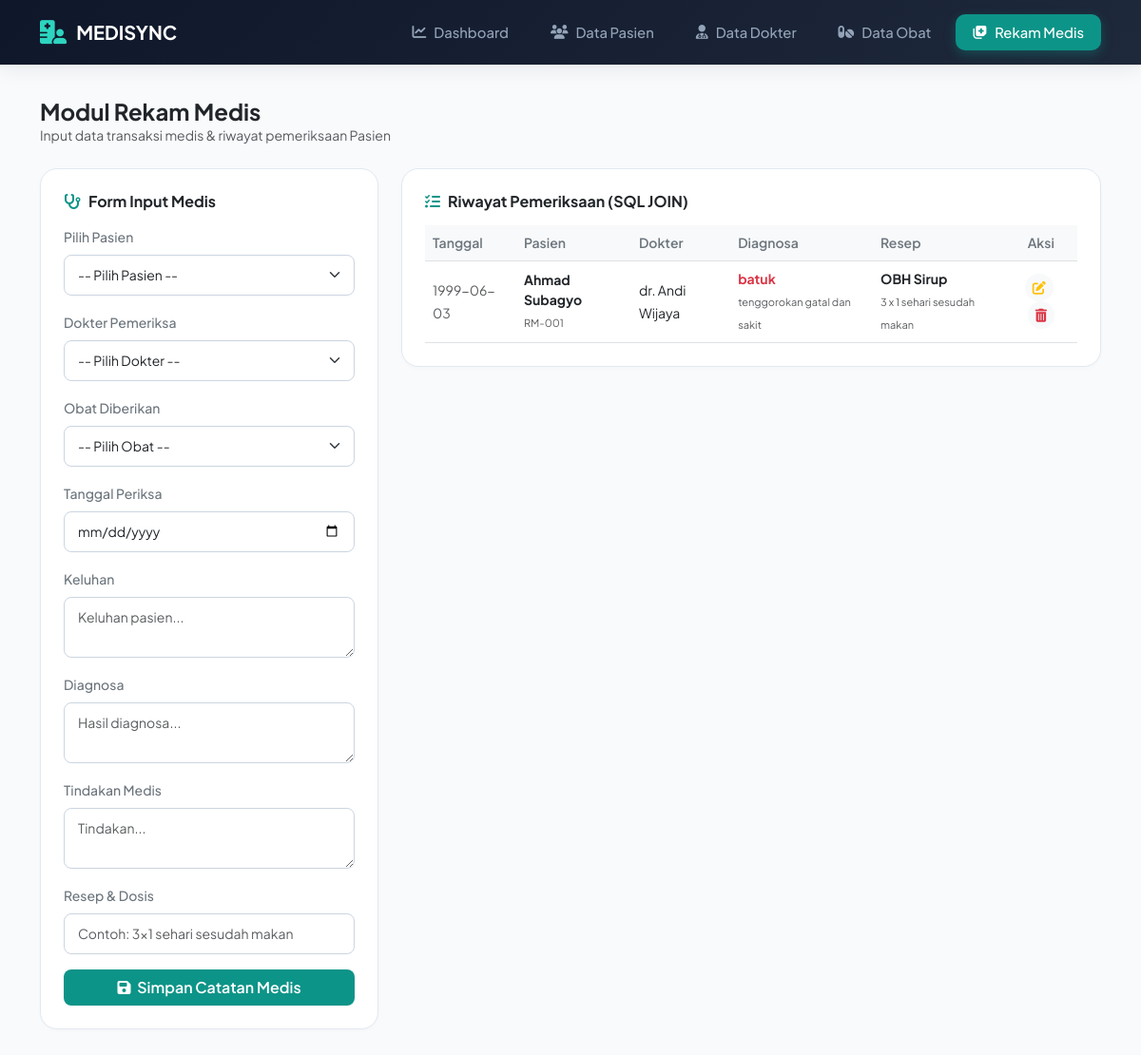
The app's page /rekam_medis.php with its own data.
### tables this page shows
CREATE TABLE `rekam_medis` (
  `id_rekam` int(11) NOT NULL,
  `id_pasien` int(11) NOT NULL,
  `id_dokter` int(11) NOT NULL,
  `id_obat` int(11) NOT NULL,
  `tanggal_periksa` date NOT NULL,
  `keluhan` text NOT NULL,
  `diagnosa` text NOT NULL,
  `tindakan` text NOT NULL,
  `resep` varchar(100) NOT NULL
);

CREATE TABLE `pasien` (
  `id_pasien` int(11) NOT NULL,
  `no_rm` varchar(20) NOT NULL,
  `nama_pasien` varchar(100) NOT NULL,
  `jenis_kelamin` enum('L','P') NOT NULL,
  `tanggal_lahir` date NOT NULL,
  `alamat` text NOT NULL
);

CREATE TABLE `dokter` (
  `id_dokter` int(11) NOT NULL,
  `nama_dokter` varchar(100) NOT NULL,
  `spesialisasi` varchar(50) NOT NULL
);

CREATE TABLE `obat` (
  `id_obat` int(11) NOT NULL,
  `nama_obat` varchar(100) NOT NULL,
  `satuan` varchar(30) NOT NULL,
  `stok` int(11) NOT NULL
);

### rekam_medis.php (the view, shortened to what this page needs)
<?php
include 'koneksi.php';
?>
<!DOCTYPE html>
<html lang="id">
<head>
    <link href="https://cdn.jsdelivr.net/npm/bootstrap@5.3.0/dist/css/bootstrap.min.css" rel="stylesheet">
    <link rel="stylesheet" href="https://cdnjs.cloudflare.com/ajax/libs/font-awesome/6.4.0/css/all.min.css">
    <link rel="stylesheet" href="https://cdn.jsdelivr.net/npm/sweetalert2@11/dist/sweetalert2.min.css">
</head>
<body>
    <nav class="top-navbar navbar navbar-expand-lg navbar-dark">
        <div class="container">
            <a class="navbar-brand" href="index.php"><i class="fa-solid fa-hospital-user fa-lg"></i><span>MEDISYNC</span></a>
            <div class="collapse navbar-collapse" id="navbarNav">
                <ul class="navbar-nav ms-auto gap-2">
                    <li class="nav-item"><a class="nav-link" href="index.php"><i class="fa-solid fa-chart-line"></i> Dashboard</a></li>
                    <li class="nav-item"><a class="nav-link" href="pasien.php"><i class="fa-solid fa-users"></i> Data Pasien</a></li>
                    <li class="nav-item"><a class="nav-link" href="dokter.php"><i class="fa-solid fa-user-doctor"></i> Data Dokter</a></li>
                    <li class="nav-item"><a class="nav-link" href="obat.php"><i class="fa-solid fa-pills"></i> Data Obat</a></li>
                    <li class="nav-item"><a class="nav-link active" href="rekam_medis.php"><i class="fa-solid fa-notes-medical"></i> Rekam Medis</a></li>
                </ul>
            </div>
        </div>
    </nav>
    <main class="container main-container">
        <div class="mb-4">
            <h4 class="fw-bold m-0 text-dark">Modul Rekam Medis</h4>
            <p class="text-muted small m-0">Input data transaksi medis & riwayat pemeriksaan Pasien</p>
        </div>
        <div class="row g-4">
            <div class="col-lg-4">
                <div class="card-custom">
                    <h6 class="fw-bold text-dark mb-3"><i class="fa-solid fa-stethoscope me-2" style="color:#0d9488;"></i>Form Input Medis</h6>
                    <form method="POST" action="">
                        <div class="mb-3">
                            <label class="form-label small fw-medium text-secondary">Pilih Pasien</label>
                            <select name="id_pasien" class="form-select" required>
                                <option value="">-- Pilih Pasien --</option>
                            </select>
                        </div>
                        <div class="mb-3">
                            <label class="form-label small fw-medium text-secondary">Dokter Pemeriksa</label>
                            <select name="id_dokter" class="form-select" required>
                                <option value="">-- Pilih Dokter --</option>
                            </select>
                        </div>
                        <div class="mb-3">
                            <label class="form-label small fw-medium text-secondary">Obat Diberikan</label>
                            <select name="id_obat" class="form-select" required>
                                <option value="">-- Pilih Obat --</option>
                            </select>
                        </div>
                        <div class="mb-3"><label class="form-label small fw-medium text-secondary">Tanggal Periksa</label><input type="date" name="tanggal_periksa" class="form-control" required></div>
                        <div class="mb-3"><label class="form-label small fw-medium text-secondary">Keluhan</label><textarea name="keluhan" class="form-control" rows="2" placeholder="Keluhan pasien..." required></textarea></div>
                        <div class="mb-3"><label class="form-label small fw-medium text-secondary">Diagnosa</label><textarea name="diagnosa" class="form-control" rows="2" placeholder="Hasil diagnosa..." required></textarea></div>
                        <div class="mb-3"><label class="form-label small fw-medium text-secondary">Tindakan Medis</label><textarea name="tindakan" class="form-control" rows="2" placeholder="Tindakan..." required></textarea></div>
                        <div class="mb-3"><label class="form-label small fw-medium text-secondary">Resep & Dosis</label><input type="text" name="resep" class="form-control" placeholder="Contoh: 3x1 sehari sesudah makan" required></div>
                        <button type="submit" name="simpan" class="btn text-white w-100 py-2.5 rounded-3 fw-semibold small" style="background-color: #0d9488;"><i class="fa-solid fa-save me-1"></i> Simpan Catatan Medis</button>
                    </form>
                </div>
            </div>
            <div class="col-lg-8">
                <div class="card-custom">
                    <h6 class="fw-bold text-dark mb-3"><i class="fa-solid fa-list-check me-2" style="color:#0d9488;"></i>Riwayat Pemeriksaan (SQL JOIN)</h6>
                    <div class="table-responsive">
                        <table class="table table-hover align-middle mb-0">
                            <thead class="table-light">
                                <tr>
                                    <th class="small text-secondary fw-semibold">Tanggal</th>
                                    <th class="small text-secondary fw-semibold">Pasien</th>
                                    <th class="small text-secondary fw-semibold">Dokter</th>
                                    <th class="small text-secondary fw-semibold">Diagnosa</th>
                                    <th class="small text-secondary fw-semibold">Resep</th>
                                    <th class="text-center small text-secondary fw-semibold">Aksi</th>
                                </tr>
                            </thead>
                            <tbody>
                                <?php
                                $sql = "SELECT rm.*, p.nama_pasien, p.no_rm, d.nama_dokter, o.nama_obat
                                        FROM rekam_medis rm
                                        JOIN pasien p ON rm.id_pasien = p.id_pasien
                                        JOIN dokter d ON rm.id_dokter = d.id_dokter
                                        JOIN obat o ON rm.id_obat = o.id_obat
                                        ORDER BY rm.tanggal_periksa DESC";
                                $query = mysqli_query($koneksi, $sql);
                                if (mysqli_num_rows($query) > 0) {
                                    while ($row = mysqli_fetch_assoc($query)) {
                                ?>
                                <tr>
                                    <td><span class="text-muted small"><?= $row['tanggal_periksa']; ?></span></td>
                                    <td><strong class="text-dark d-block small"><?= $row['nama_pasien']; ?></strong><small class="text-muted" style="font-size: 11px;"><?= $row['no_rm']; ?></small></td>
                                    <td><span class="text-dark small"><?= $row['nama_dokter']; ?></span></td>
                                    <td><strong class="text-danger small d-block"><?= $row['diagnosa']; ?></strong><small class="text-muted" style="font-size: 11px;"><?= $row['keluhan']; ?></small></td>
                                    <td><strong class="text-dark small d-block"><?= $row['nama_obat']; ?></strong><small class="text-muted" style="font-size: 11px;"><?= $row['resep']; ?></small></td>
                                    <td class="text-center">
                                        <a href="edit_rekam_medis.php?id=<?= $row['id_rekam']; ?>" class="btn btn-sm btn-light text-warning border-0 rounded-circle me-1" title="Edit"><i class="fa-solid fa-pen-to-square"></i></a>
                                        <a href="#" class="btn btn-sm btn-light text-danger border-0 rounded-circle" onclick="konfirmasiHapus(event, 'rekam_medis.php?hapus=<?= $row['id_rekam']; ?>', '<?= $row['nama_pasien']; ?>')" title="Hapus"><i class="fa-solid fa-trash-can"></i></a>
                                    </td>
                                </tr>
                                <?php } } else { ?>
                                <tr><td colspan="6" class="text-center text-muted py-4 small">Belum ada catatan rekam medis.</td></tr>
                                <?php } ?>
                            </tbody>
                        </table>
                    </div>
                </div>
            </div>
        </div>
    </main>
</body>
</html>

### rekam_medis.php (style rules this page uses)
:root { --main-bg: #f8fafc; --card-border: #e2e8f0; --accent: #0d9488; }
body { font-family: 'Plus Jakarta Sans', sans-serif; background-color: var(--main-bg); color: #334155; }
.top-navbar { background: linear-gradient(135deg, #0f172a 0%, #1e293b 100%); padding: 14px 0; position: sticky; top: 0; z-index: 1000; box-shadow: 0 4px 20px rgba(15,23,42,0.08); }
.navbar-brand { font-size: 1.25rem; font-weight: 700; color: #ffffff !important; display: flex; align-items: center; gap: 10px; }
.navbar-brand i { color: #2dd4bf; }
.nav-link { color: #94a3b8 !important; font-weight: 500; font-size: 0.925rem; padding: 8px 18px !important; border-radius: 10px; transition: all 0.25s ease; display: flex; align-items: center; gap: 8px; }
.nav-link.active { color: #ffffff !important; background: var(--accent) !important; box-shadow: 0 4px 12px rgba(13, 148, 136, 0.35); }
.main-container { padding-top: 35px; padding-bottom: 50px; }
.card-custom { background: #ffffff; border: 1px solid var(--card-border); border-radius: 18px; padding: 24px; box-shadow: 0 2px 4px rgba(0,0,0,0.02); }
.form-control, .form-select { border-radius: 8px; border: 1px solid #cbd5e1; padding: 10px 14px; font-size: 0.875rem; }

### records on screen
rekam_medis: tanggal_periksa "1999-06-03", id_pasien.nama_pasien "Ahmad Subagyo", id_pasien.no_rm "RM-001", id_dokter.nama_dokter "dr. Andi Wijaya", diagnosa "batuk", keluhan "tenggorokan gatal dan sakit", id_obat.nama_obat "OBH Sirup", resep "3 x 1 sehari sesudah makan"
